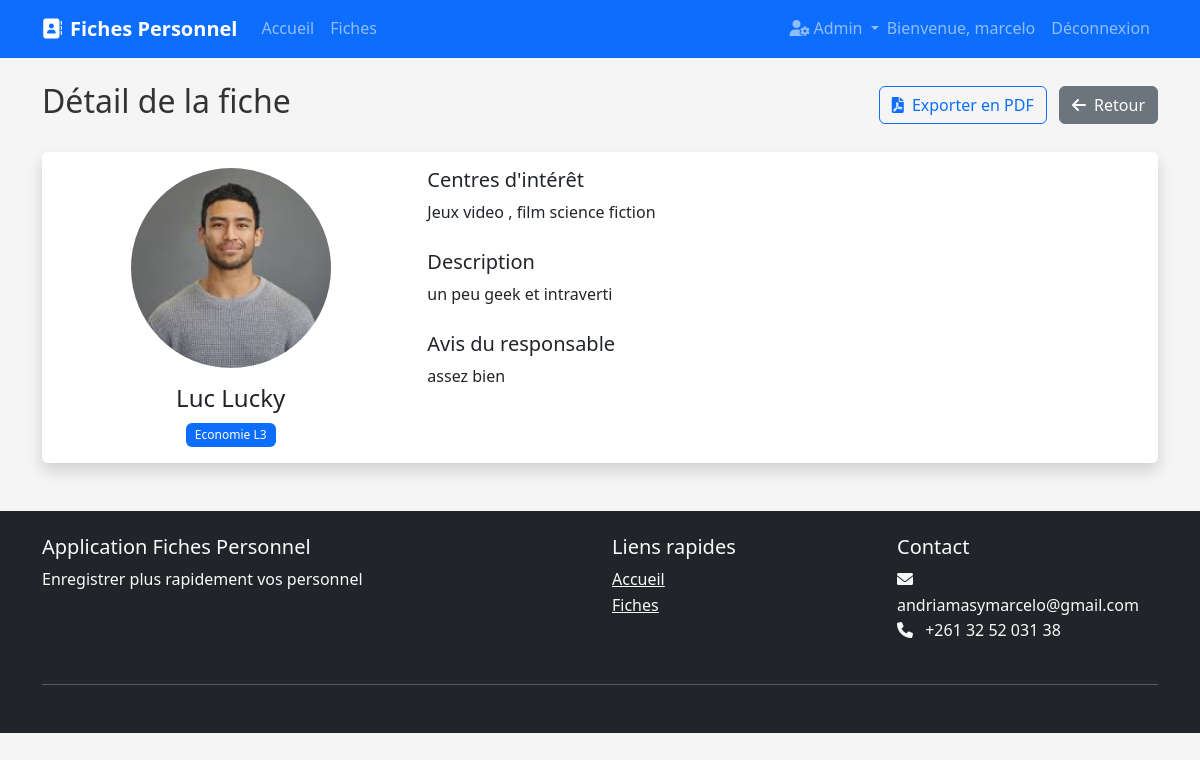
/fiche/3/ (signed in), run on the app's committed database.
### fiches/models.py (models this page shows, shortened)
class Fiche(models.Model):
    FILIERE_CHOICES = [
        ('Informatique', 'Informatique'),
        ('Economie', 'Economie'),
        ('Droit', 'Droit'),
        ('Langue Etrangere applique', 'Langue Etrangere Applique'),
        ('Education', 'Education'),
        ('Communication', 'Communication'),
        ('Agronomie', 'Agronomie'),
    ]
    niveau_CHOICES=[('L2','L2'),('L3','L3')]
    nom = models.CharField(max_length=100)
    prenom = models.CharField(max_length=100)
    photo = models.ImageField(upload_to='photos/', blank=True, null=True)
    filiere = models.CharField(max_length=100, choices=FILIERE_CHOICES)
    niveau = models.CharField(max_length=10, choices=niveau_CHOICES)
    interets = models.TextField(blank=True)
    description = models.TextField(blank=True)
    avis_responsable = models.TextField(blank=True)
    created_at = models.DateTimeField(auto_now_add=True)
    updated_at = models.DateTimeField(auto_now=True)
    class Meta:
        ordering = ['nom', 'prenom']

### fiches/views.py (the view)
# urls.py: path('fiche/<int:pk>/', views.FicheDetailView.as_view(), name='fiche-detail'),
class FicheDetailView(LoginRequiredMixin, DetailView):
    model = Fiche
    template_name = 'fiches/fiche_detail.html'

### fiches/templates/fiches/fiche_detail.html
{% extends "fiches/base.html" %} {% block content %}
<div class="d-flex justify-content-between align-items-center mb-4">
  <h2>Détail de la fiche</h2>
  <div>
    <a
      href="{% url 'export-pdf' fiche.id %}"
      class="btn btn-outline-primary me-2"
    >
      <i class="fas fa-file-pdf me-1"></i> Exporter en PDF
    </a>
    <a href="{% url 'fiche-list' %}" class="btn btn-secondary">
      <i class="fas fa-arrow-left me-1"></i> Retour
    </a>
  </div>
</div>
<div class="card shadow">
  <div class="card-body">
    <div class="row">
      <div class="col-md-4 text-center">
        {% if fiche.photo %}
        <img
          src="{{ fiche.photo.url }}"
          class="img-fluid rounded-circle mb-3"
          alt="Photo de profil"
          style="width: 200px; height: 200px; object-fit: cover"
        />
        {% else %}
        <img
          src="https://via.placeholder.com/200"
          class="img-fluid rounded-circle mb-3"
          alt="Photo de profil"
        />
        {% endif %}
        <h4>{{ fiche.prenom }} {{ fiche.nom }}</h4>
        <span class="badge bg-primary">{{ fiche.filiere }} {{ fiche.niveau }}</span>
      </div>
      <div class="col-md-8">
        <div class="mb-4">
          <h5>Centres d'intérêt</h5>
          <p>{{ fiche.interets|default:"Aucun centre d'intérêt spécifié" }}</p>
        </div>
        <div class="mb-4">
          <h5>Description</h5>
          <p>{{ fiche.description|default:"Aucune description disponible" }}</p>
        </div>
        <div>
          <h5>Avis du responsable</h5>
          <p>{{ fiche.avis_responsable|default:"Aucun avis disponible" }}</p>
        </div>
      </div>
    </div>
  </div>
</div>
{% endblock %}

### fiches/templates/fiches/base.html (shortened to what this page needs)
<!DOCTYPE html>
<html lang="fr">
  <head>
    <link
      href="https://cdn.jsdelivr.net/npm/bootstrap@5.3.0-alpha1/dist/css/bootstrap.min.css"
      rel="stylesheet"
    />
    <link
      rel="stylesheet"
      href="https://cdnjs.cloudflare.com/ajax/libs/font-awesome/6.0.0/css/all.min.css"
    />
    {% load static %}
    <link rel="stylesheet" href="{% static 'fiches/css/style.css' %}" />
  </head>
  <body>
    <nav class="navbar navbar-expand-lg navbar-dark bg-primary sticky-top">
      <div class="container">
        <a class="navbar-brand" href="{% url 'home' %}">
          <i class="fas fa-address-book me-2"></i>Fiches Personnel
        </a>
        <div class="collapse navbar-collapse" id="navbarNav">
          <ul class="navbar-nav me-auto">
            <li class="nav-item">
              <a
                class="nav-link {% if request.resolver_match.url_name == 'home' %}active{% endif %}"
                href="{% url 'home' %}"
                >Accueil</a
              >
            </li>
            <li class="nav-item">
              <a
                class="nav-link {% if request.resolver_match.url_name == 'fiche-list' %}active{% endif %}"
                href="{% url 'fiche-list' %}"
                >Fiches</a
              >
            </li>
          </ul>
          <div class="navbar-nav">
            {% if user.is_authenticated %} {% if user.is_staff or user.is_superuser %}
            <div class="nav-item dropdown">
              <a
                class="nav-link dropdown-toggle"
                href="#"
                role="button"
                data-bs-toggle="dropdown"
              >
                <i class="fas fa-user-cog me-1"></i>Admin
              </a>
            </div>
            <span class="navbar-text me-2">Bienvenue, {{ user.username }}</span>
            <a class="nav-link" href="{% url 'logout' %}">Déconnexion</a>
            {% endif %}
            {% else %}
            <a class="nav-link" href="{% url 'login' %}">Connexion</a>
            <a class="nav-link" href="{% url 'register' %}">Inscription</a>
            {% endif %}
          </div>
        </div>
      </div>
    </nav>
    <div class="container mt-4">
       {% block content %}{% endblock %}
    </div>
    <footer class="bg-dark text-light py-4 mt-5">
      <div class="container">
        <div class="row">
          <div class="col-md-6">
            <h5>Application Fiches Personnel</h5>
            <p>
              Enregistrer plus rapidement vos personnel
            </p>
          </div>
          <div class="col-md-3">
            <h5>Liens rapides</h5>
            <ul class="list-unstyled">
              <li><a href="{% url 'home' %}" class="text-light">Accueil</a></li>
              <li>
                <a href="{% url 'fiche-list' %}" class="text-light">Fiches</a>
              </li>
            </ul>
          </div>
          <div class="col-md-3">
            <h5>Contact</h5>
            <ul class="list-unstyled">
              <li><i class="fas fa-envelope me-2"></i> andriamasymarcelo@gmail.com</li>
              <li><i class="fas fa-phone me-2"></i> +261 32 52 031 38</li>
            </ul>
          </div>
        </div>
        <hr class="my-4" />
      </div>
    </footer>
  </body>
</html>

### fiches/static/fiches/css/style.css (style rules this page uses)
:root { --primary-color: #0d6efd; --secondary-color: #6c757d; --success-color: #198754; --danger-color: #dc3545; --warning-color: #ffc107; --info-color: #0dcaf0; --light-color: #f8f9fa; --dark-color: #212529; }
body { font-family: 'Segoe UI', Tahoma, Geneva, Verdana, sans-serif; background-color: #f5f5f5; color: #333; line-height: 1.6; }
.card { border: none; transition: transform 0.3s, box-shadow 0.3s; }
.navbar-brand { font-weight: 600; }
.btn { border-radius: 6px; font-weight: 500; transition: all 0.3s; }
.badge { font-weight: 500; padding: 0.5em 0.75em; }
footer { margin-top: auto; }

### data on the page
Fiche: photo (picture), prenom "Luc", nom "Lucky", filiere "Economie", niveau "L3", interets "Jeux video , film science fiction", description "un peu geek et intraverti", avis_responsable "assez bien"

### other printed values
{{ user.username }} "marcelo"
